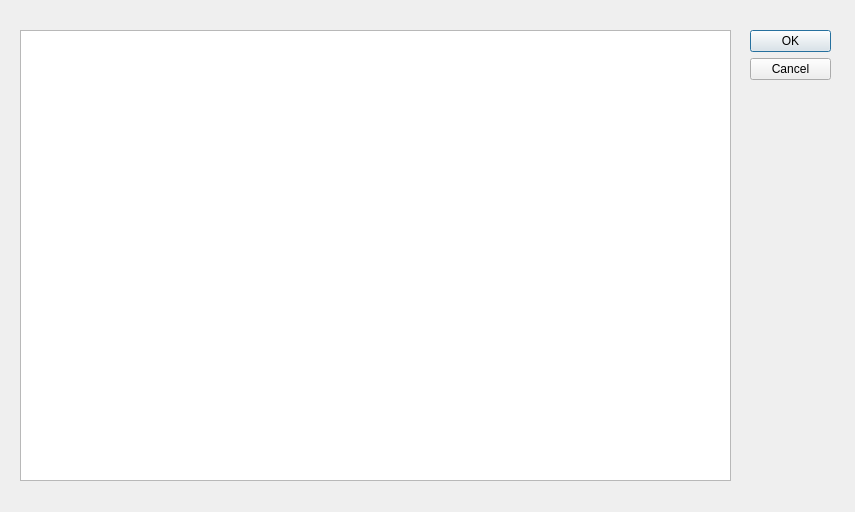
<?xml version="1.0" encoding="UTF-8"?>
<ui version="4.0">
 <class>SetFlags</class>
 <widget class="QDialog" name="SetFlags">
  <property name="geometry">
   <rect>
    <x>0</x>
    <y>0</y>
    <width>855</width>
    <height>512</height>
   </rect>
  </property>
  <property name="windowTitle">
   <string>Set Flags</string>
  </property>
  <widget class="QDialogButtonBox" name="buttonBox">
   <property name="geometry">
    <rect>
     <x>750</x>
     <y>30</y>
     <width>81</width>
     <height>451</height>
    </rect>
   </property>
   <property name="orientation">
    <enum>Qt::Orientation::Vertical</enum>
   </property>
   <property name="standardButtons">
    <set>QDialogButtonBox::StandardButton::Cancel|QDialogButtonBox::StandardButton::Ok</set>
   </property>
  </widget>
  <widget class="QListWidget" name="lw_AvailableFlags">
   <property name="geometry">
    <rect>
     <x>20</x>
     <y>30</y>
     <width>711</width>
     <height>451</height>
    </rect>
   </property>
  </widget>
 </widget>
 <resources/>
 <connections>
  <connection>
   <sender>buttonBox</sender>
   <signal>accepted()</signal>
   <receiver>SetFlags</receiver>
   <slot>accept()</slot>
   <hints>
    <hint type="sourcelabel">
     <x>248</x>
     <y>254</y>
    </hint>
    <hint type="destinationlabel">
     <x>157</x>
     <y>274</y>
    </hint>
   </hints>
  </connection>
  <connection>
   <sender>buttonBox</sender>
   <signal>rejected()</signal>
   <receiver>SetFlags</receiver>
   <slot>reject()</slot>
   <hints>
    <hint type="sourcelabel">
     <x>316</x>
     <y>260</y>
    </hint>
    <hint type="destinationlabel">
     <x>286</x>
     <y>274</y>
    </hint>
   </hints>
  </connection>
 </connections>
</ui>
